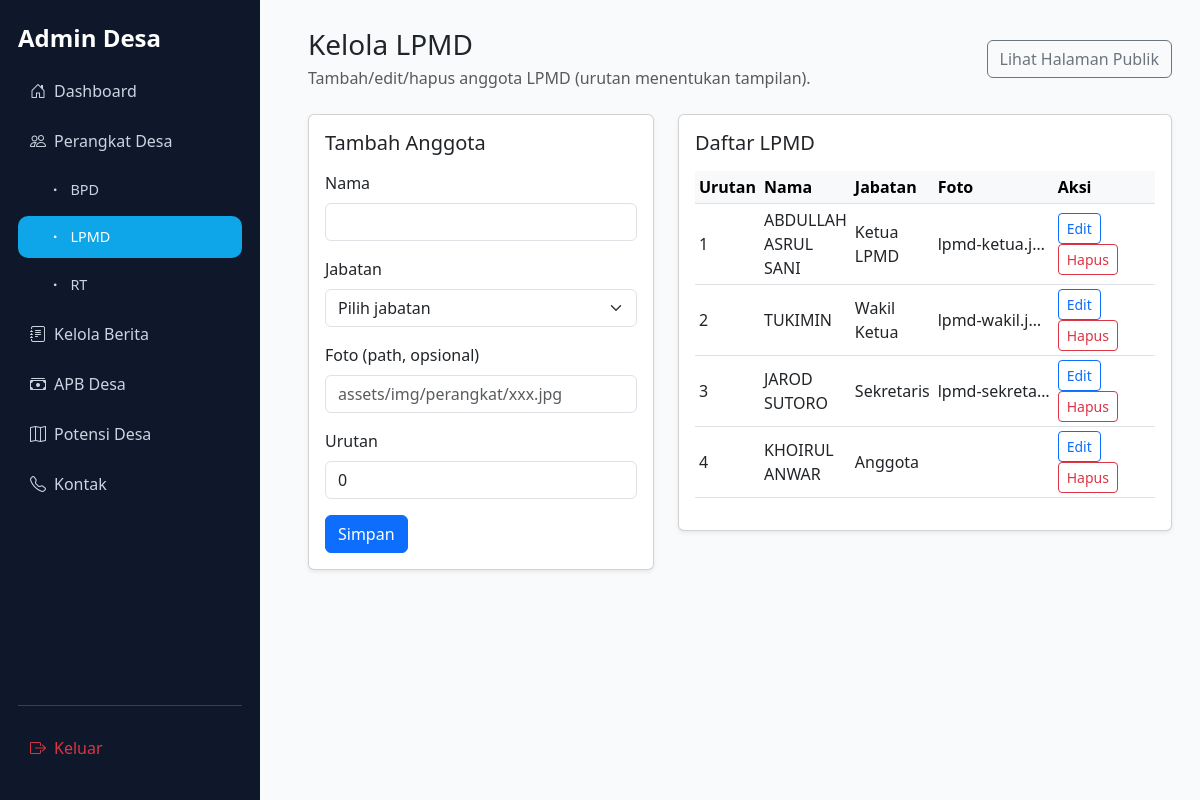
Page /admin/manage-lpmd.php (signed in) on the committed database.
### tables this page shows
CREATE TABLE IF NOT EXISTS lpmd (
    id INT AUTO_INCREMENT PRIMARY KEY,
    nama VARCHAR(100) NOT NULL,
    jabatan ENUM('Ketua LPMD', 'Wakil Ketua', 'Sekretaris', 'Anggota') NOT NULL,
    foto VARCHAR(255) DEFAULT NULL,
    urutan INT DEFAULT 0,
    created_at TIMESTAMP DEFAULT CURRENT_TIMESTAMP
);

### admin/manage-lpmd.php (the view, shortened to what this page needs)
<?php
require '../config/db.php';
$edit = null;
$list = mysqli_query($conn, "SELECT * FROM lpmd ORDER BY urutan ASC, id ASC");
?>
<!DOCTYPE html>
<html lang="id">
<head>
<link href="https://cdn.jsdelivr.net/npm/bootstrap@5.3.0/dist/css/bootstrap.min.css" rel="stylesheet">
<link href="https://cdn.jsdelivr.net/npm/bootstrap-icons@1.11.0/font/bootstrap-icons.css" rel="stylesheet">
</head>
<body>
<div class="sidebar">
    <h4 class="fw-bold mb-3 text-white">Admin Desa</h4>
    <div style="flex: 1; overflow-y: auto;">
        <a href="index.php"><i class="bi bi-house-door me-2"></i>Dashboard</a>
        <a href="manage-struktur.php"><i class="bi bi-people me-2"></i>Perangkat Desa</a>
        <a href="manage-bpd.php" style="padding-left: 30px; font-size: 0.9em;"><i class="bi bi-dot me-2"></i>BPD</a>
        <a href="manage-lpmd.php" class="active" style="padding-left: 30px; font-size: 0.9em;"><i class="bi bi-dot me-2"></i>LPMD</a>
        <a href="manage-rt.php" style="padding-left: 30px; font-size: 0.9em;"><i class="bi bi-dot me-2"></i>RT</a>
        <a href="manage-berita.php"><i class="bi bi-journal-text me-2"></i>Kelola Berita</a>
        <a href="manage-apbdesa.php"><i class="bi bi-cash-stack me-2"></i>APB Desa</a>
        <a href="manage-potensi.php"><i class="bi bi-map me-2"></i>Potensi Desa</a>
        <a href="manage-kontak.php"><i class="bi bi-telephone me-2"></i>Kontak</a>
    </div>
    <div style="margin-top: auto; padding-top: 20px; border-top: 1px solid #334155;">
        <a href="logout.php" class="text-danger"><i class="bi bi-box-arrow-right me-2"></i>Keluar</a>
    </div>
</div>
<div class="content">
    <div class="d-flex justify-content-between align-items-center mb-4">
        <div>
            <h3 class="mb-1">Kelola LPMD</h3>
            <p class="text-muted mb-0">Tambah/edit/hapus anggota LPMD (urutan menentukan tampilan).</p>
        </div>
        <a class="btn btn-outline-secondary" href="../struktur-organisasi.php" target="_blank">Lihat Halaman Publik</a>
    </div>
    <div class="row g-4">
        <div class="col-lg-5">
            <div class="card shadow-sm">
                <div class="card-body">
                    <h5 class="card-title mb-3"><?php echo $edit ? 'Edit Anggota' : 'Tambah Anggota'; ?></h5>
                    <form method="post">
                        <div class="mb-3">
                            <label class="form-label">Nama</label>
                            <input type="text" name="nama" class="form-control" value="<?php echo $edit['nama'] ?? ''; ?>" required>
                        </div>
                        <div class="mb-3">
                            <label class="form-label">Jabatan</label>
                            <select name="jabatan" class="form-select" required>
                                <option value="">Pilih jabatan</option>
                            </select>
                        </div>
                        <div class="mb-3">
                            <label class="form-label">Foto (path, opsional)</label>
                            <input type="text" name="foto" class="form-control" placeholder="assets/img/perangkat/xxx.jpg" value="<?php echo $edit['foto'] ?? ''; ?>">
                        </div>
                        <div class="mb-3">
                            <label class="form-label">Urutan</label>
                            <input type="number" name="urutan" class="form-control" value="<?php echo $edit['urutan'] ?? 0; ?>">
                        </div>
                        <button type="submit" name="simpan" class="btn btn-primary">Simpan</button>
                    </form>
                </div>
            </div>
        </div>
        <div class="col-lg-7">
            <div class="card shadow-sm">
                <div class="card-body">
                    <h5 class="card-title mb-3">Daftar LPMD</h5>
                    <div class="table-responsive">
                        <table class="table table-sm align-middle">
                            <thead class="table-light">
                                <tr>
                                    <th>Urutan</th>
                                    <th>Nama</th>
                                    <th>Jabatan</th>
                                    <th>Foto</th>
                                    <th style="width:140px">Aksi</th>
                                </tr>
                            </thead>
                            <tbody>
                                <?php if ($list && mysqli_num_rows($list)): ?>
                                    <?php while($row = mysqli_fetch_assoc($list)): ?>
                                        <tr>
                                            <td><?php echo $row['urutan']; ?></td>
                                            <td><?php echo htmlspecialchars($row['nama']); ?></td>
                                            <td><?php echo $row['jabatan']; ?></td>
                                            <td class="text-truncate" style="max-width:120px;"><?php echo htmlspecialchars($row['foto']); ?></td>
                                            <td>
                                                <a class="btn btn-sm btn-outline-primary" href="manage-lpmd.php?edit=<?php echo $row['id']; ?>">Edit</a>
                                                <a class="btn btn-sm btn-outline-danger" href="manage-lpmd.php?hapus=<?php echo $row['id']; ?>" onclick="return confirm('Hapus data ini?');">Hapus</a>
                                            </td>
                                        </tr>
                                    <?php endwhile; ?>
                                <?php else: ?>
                                    <tr><td colspan="5" class="text-center text-muted">Belum ada data.</td></tr>
                                <?php endif; ?>
                            </tbody>
                        </table>
                    </div>
                </div>
            </div>
        </div>
    </div>
</div>
</body>
</html>

### admin/manage-lpmd.php (style rules this page uses)
body { background:#f8fafc; }
.sidebar { width:260px; background:#0f172a; min-height:100vh; position:fixed; color:#e2e8f0; padding:24px 18px; display: flex; flex-direction: column; }
.sidebar a { color:#cbd5e1; text-decoration:none; display:block; padding:10px 12px; border-radius:10px; margin-bottom:6px; }
.sidebar a.active, .sidebar a:hover { background:#0ea5e9; color:#fff; }
.content { margin-left:280px; padding:28px; }

### rows in the picture
lpmd: urutan "1", nama "ABDULLAH ASRUL SANI", jabatan "Ketua LPMD", foto "lpmd-ketua.j…"
lpmd: urutan "2", nama "TUKIMIN", jabatan "Wakil Ketua", foto "lpmd-wakil.j…"
lpmd: urutan "3", nama "JAROD SUTORO", jabatan "Sekretaris", foto "lpmd-sekreta…"
lpmd: urutan "4", nama "KHOIRUL ANWAR", jabatan "Anggota"
